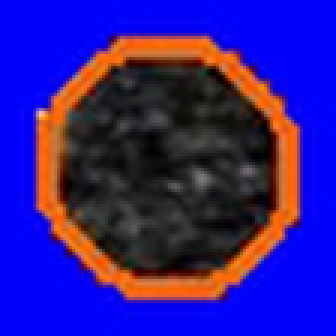
#> input picture Image Based Approach/2.jpg, 112 x 112 px (shown 3 times larger)
$ python -i test2_image_averaging.py   (imports and definitions only)   (older library calls are emulated)
#> lines starting #> are read from the running program, lines starting #| are printed output that depends on the picture; after the words box and inside, x2 and y2 are one past the last pixel; in counts of white or black regions, pixels touching at a corner belong together
import glob
import math
import cv2
import numpy as np
import matplotlib.pyplot as plt


class ImageProcessor:

    def __init__(self, name):
        self.data = []
        self.video_name = name

    # [39 lines left out: functions plotting3D, compand, process_frame_2, normalize_wrt_percentile, not called in this run]

    def extract_video_frames(self, video):
        no_frames = int(video.get(cv2.CAP_PROP_FRAME_COUNT))
        width = int(video.get(3))
        height = int(video.get(4))
        layers = 3

        image_collection = np.zeros((no_frames, height, width, layers), dtype=np.uint8)
        for frame_no in range(no_frames):
            ret, frame = video.read()
            if ret == False:
                break
            image_collection[frame_no, :, :, :] = frame
#> this loop made 1 pass
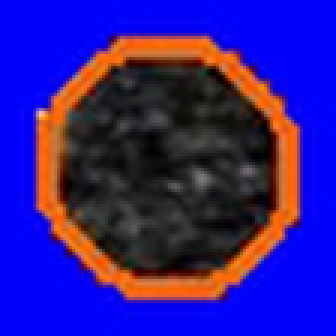
#> input picture Image Based Approach/2.jpg, 112 x 112 px (shown 3 times larger)

        return image_collection

    def create_vessel_map(self, image_collection):
        no_frames = image_collection.shape[0]
        height = image_collection.shape[1]
        width = image_collection.shape[2]
        layers = 3

        vessel_map = np.zeros((height, width, layers), dtype=np.uint32)
        for frame_no in range(no_frames):
            vessel_map = vessel_map + np.uint32(image_collection[frame_no, :, :, :])

        return np.uint8(vessel_map/no_frames)

    def create_time_chunks(self, image_collection, frame_overlap, chunk_size):
        no_frames = image_collection.shape[0]
        height = image_collection.shape[1]
        width = image_collection.shape[2]
        layers = 3
        num_chunks = 1 + math.floor((no_frames - chunk_size) / frame_overlap)

        image_collection_averaged = np.zeros((num_chunks, height, width, layers), dtype=np.uint8)

        for chunk_no in range(num_chunks):
            start_frame = chunk_no * frame_overlap
            averaged_frame = np.zeros((height, width, layers), dtype=np.uint8)
            for frame_no in range(start_frame, start_frame + chunk_size):
                averaged_frame = averaged_frame + np.uint32(image_collection[frame_no, :, :, :])

            averaged_frame = np.uint8(averaged_frame/chunk_size)
            image_collection_averaged[chunk_no, :, :, :] = averaged_frame

        return image_collection_averaged

    # [35 lines left out: functions tester3, equalize_histogram, adjust_gamma, not called in this run]

    def extract_ROI(self, image_collection):
        no_frames = image_collection.shape[0]
#> no_frames = 1
        frame = image_collection[0, :, :, :]
#> frame is the input picture: shape (112, 112, 3); mean B, G, R 141.9, 28.1, 49.4
        mask, boundingbox = self.find_ROI(frame)

        ROI_collection = np.zeros((no_frames, boundingbox[3], boundingbox[2], 3), dtype=np.uint8)

        for idx in range(no_frames):
            img = image_collection[idx, :, :, :]
            ROI_collection[idx, :, :, :] = self.extract_bounded_region(img, mask, boundingbox)

        return ROI_collection

    def find_ROI(self, frame):
        hsv = cv2.cvtColor(frame, cv2.COLOR_BGR2HSV)
#> hsv: shape (112, 112, 3); mean H, S, V 83.3, 179.1, 172.1
        # Threshold of blue in HSV space
        lower_orange = np.array([5, 195, 205])
        upper_orange = np.array([20, 255, 255])
        kernel = np.ones((5, 5), np.uint8)
        mask = cv2.inRange(hsv, lower_orange, upper_orange)
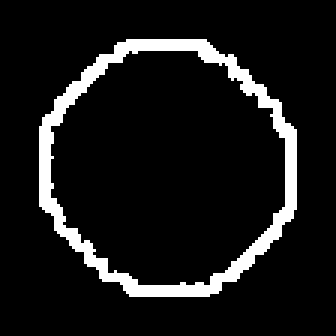
#> mask: shape (112, 112) (shown 3 times larger); 9.2% white; 1 white region, box (x1, y1, x2, y2) and area: (13, 13, 99, 99) 1156
        mask = cv2.dilate(mask, kernel, iterations=1)
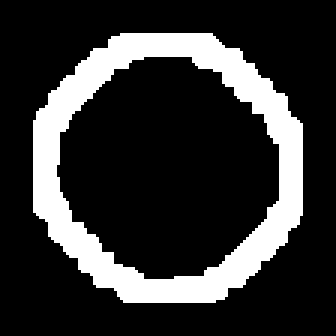
#> mask: shape (112, 112) (shown 3 times larger); 19.9% white; 1 white region, box (x1, y1, x2, y2) and area: (11, 11, 101, 101) 2495

        im_floodfill = mask
        h, w = mask.shape[:2]
#> h = 112; w = 112
        masked = np.zeros((h + 2, w + 2), np.uint8)
        cv2.floodFill(im_floodfill, masked, (0, 0), 255)
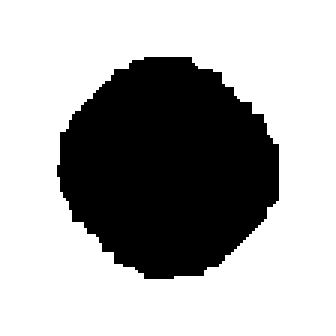
#> im_floodfill: shape (112, 112) (shown 3 times larger); 67.6% white; 1 black region, box (x1, y1, x2, y2) and area: (19, 19, 93, 93) 4060
        im_floodfill_inv = cv2.bitwise_not(im_floodfill)
#> im_floodfill_inv: shape (112, 112); 32.4% white; 1 white region

        cnts = cv2.findContours(im_floodfill_inv, cv2.RETR_EXTERNAL, cv2.CHAIN_APPROX_SIMPLE)
#> cnts = 1 contour; box (x1, y1, x2, y2) and area: (19, 19, 93, 93) 3947
        cnts = cnts[0] if len(cnts) == 2 else cnts[1]
        cnts = sorted(cnts, key=cv2.contourArea, reverse=True)

        x, y, w, h = cv2.boundingRect(cnts[0])
#> x = 19; y = 19; w = 74; h = 74
        boundingbox = np.zeros(4).astype(int)
        boundingbox[0] = x
        boundingbox[1] = y
        boundingbox[2] = w
        boundingbox[3] = h

        return im_floodfill_inv, boundingbox

    def extract_bounded_region(self, frame, im_floodfill_inv, boundingbox):
        im_out = frame.copy()
        im_out[:, :, 0] = frame[:, :, 0] & im_floodfill_inv
        im_out[:, :, 1] = frame[:, :, 1] & im_floodfill_inv
        im_out[:, :, 2] = frame[:, :, 2] & im_floodfill_inv

        x = boundingbox[0]
        y = boundingbox[1]
        w = boundingbox[2]
        h = boundingbox[3]
        ROI = im_out[y:y + h, x:x + w, :]

        return ROI

    def tester3_1(self):
        video = cv2.VideoCapture(self.video_name)
        image_collection = self.extract_video_frames(video)
        image_collection = self.extract_ROI(image_collection)
#> in extract_ROI, `mask, boundingbox = self.find_ROI(frame)`: boundingbox = [19, 19, 74, 74]
#> the loop in extract_ROI, `for idx in range(no_frames):` made 1 pass
#> pass 1, in extract_bounded_region, `ROI = im_out[y:y + h, x:x + w, :]`:
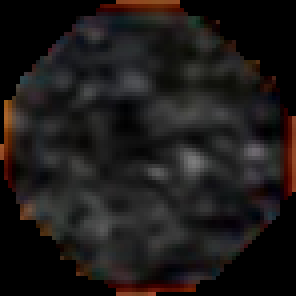
#> ROI: shape (74, 74, 3) (shown 4 times larger); mean B, G, R 24.8, 25.8, 29.1
        video.release()

        blood_vessel_map = self.create_vessel_map(image_collection)
        blood_vessel_map = cv2.cvtColor(blood_vessel_map, cv2.COLOR_BGR2GRAY)
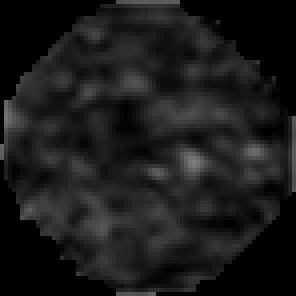
#> blood_vessel_map: shape (74, 74) (shown 4 times larger); min 0, max 124, mean 26.7
        image_collection_averaged = self.create_time_chunks(image_collection, frame_overlap=5, chunk_size=10)

        # prev_img = image_collection_averaged[0, :, :, :]
        # prev_img = cv2.cvtColor(prev_img, cv2.COLOR_BGR2GRAY)

        # for frame_no in range(image_collection_averaged.shape[0]):
        img = image_collection_averaged[0, :, :, :]
        img = cv2.cvtColor(img, cv2.COLOR_BGR2GRAY)
        gamma_corrected = self.adjust_gamma(img, 0.5)
        # [5 lines of commented-out code are left out]

        plt.subplot(2, 3, 1)
        plt.imshow(img, cmap='gray')
        plt.subplot(2, 3, 2)
        plt.imshow(gamma_corrected, cmap='gray')
        plt.subplot(2, 3, 3)
        plt.imshow(blood_vessel_map, cmap='gray')
        '''
        plt.subplot(2, 3, 4)
        plt.hist(img.ravel(), bins=256, range=(0, 255), fc='k', ec='k')
        plt.subplot(2, 3, 5)
        plt.hist(gamma_corrected.ravel(), bins=256, range=(0, 255), fc='k', ec='k')
        plt.subplot(2, 3, 6)
        plt.hist(blood_vessel_map.ravel(), bins=256, range=(0, 255), fc='k', ec='k')
        '''

        # mng = plt.get_current_fig_manager()
        # mng.full_screen_toggle()
        plt.show()


path = '../../micro'
files = [f for f in glob.glob(path + "/*.mp4", recursive=True)]
# [3 lines not run here, left out]

# https://github.com/conscienceli/IterNet

#> (the run stopped early here; a loop or call above may not have finished)
